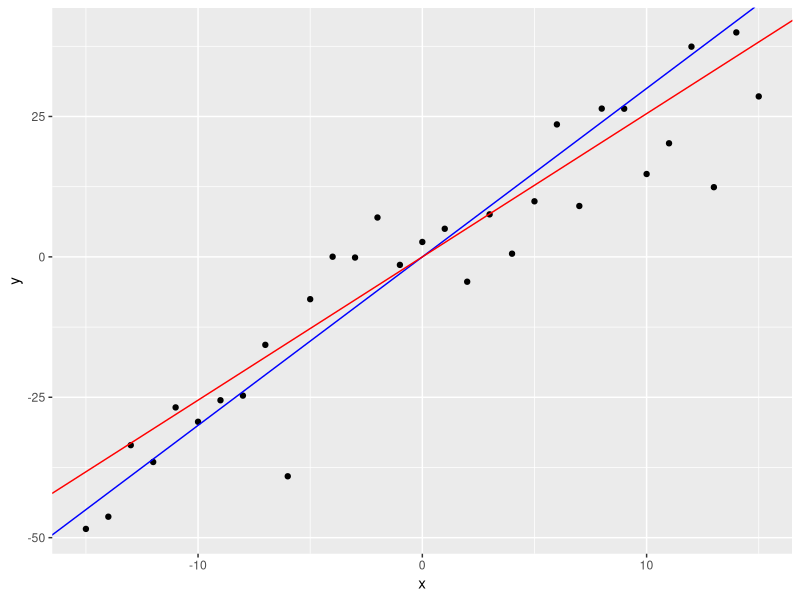
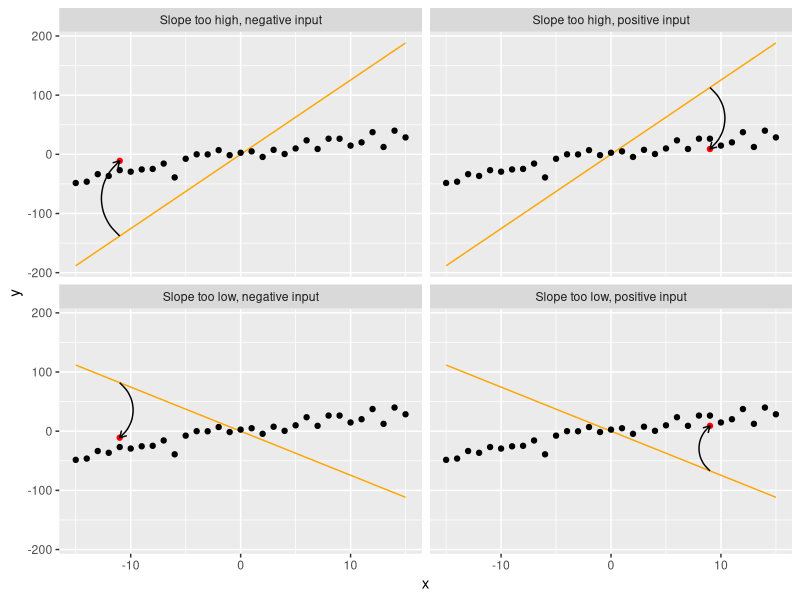
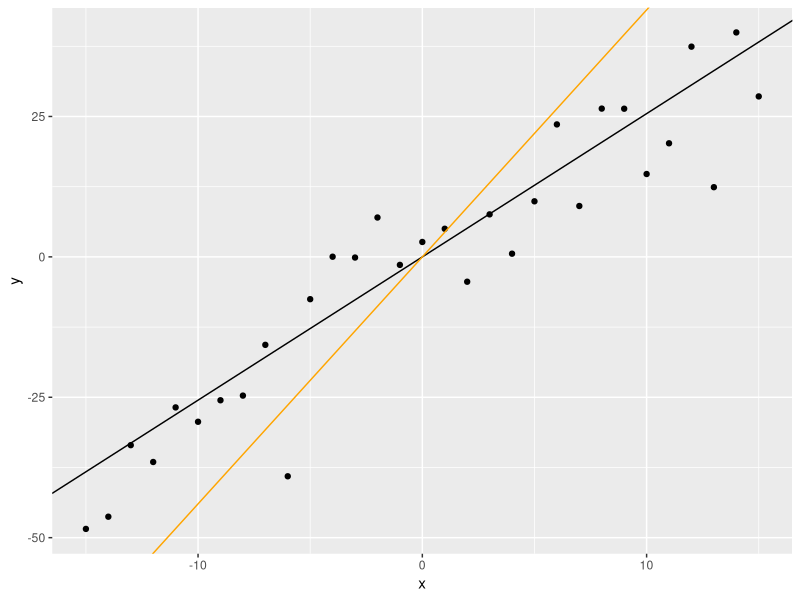

Write the R code that produced these figures, in order.
## ---- chunk 1
#| warning: false
#| message: false
library(tidyverse)

set.seed(128230565)
x_range <- c(-15, 15)
slope <- 3
slope_df <- 
  tibble(x = x_range[1]:x_range[2]) %>%
  mutate(y = rnorm(n(), mean = x * slope, sd = 10))
## ---- chunk 2
#| echo: false
sample_slope <- coef(lm(y ~ x - 1, slope_df))[1]

ggplot(slope_df, aes(x = x, y = y)) +
  geom_point() +
  geom_abline(slope = slope, color = "blue", intercept = 0) +
  geom_abline(slope = sample_slope, color = "red", intercept = 0)
## ---- chunk 3
condition <- c("Slope too high, positive input", "Slope too low, positive input",
               "Slope too high, negative input", "Slope too low, negative input")

example_slope <- tibble(Slope = sample_slope + 10 * c(1, -1, 1, -1),
                        Condition = condition) 
example_slope_lines <-
  example_slope %>%
  group_by(Condition) %>%
  summarise(x = x_range,
            y = Slope[1] * x,
            .groups = "drop")

example_point <-
  tibble(Condition = condition,
         Curvature = 0.5 * c(-1, 1, -1, -1),
         x = slope_df[['x']][c(25, 25, 5, 5)],
         y = slope_df[['x']][c(25, 25, 5, 5)]) %>%
  mutate(ypred = x * example_slope[['Slope']])



ggplot(data = example_slope_lines, aes(x = x, y = y)) +
  geom_line(color = "orange") +
  geom_point(data = slope_df, aes(x = x, y = y)) +
  geom_point(data = example_point, color = "red") +
  geom_curve(data = example_point, aes(x = x, y = ypred, xend = x, yend = y),  curvature = -0.5, arrow = arrow(length = unit(0.03, "npc"))) +
  facet_wrap(.~Condition, ncol = 2)
## ---- chunk 4
# generate a random initial guess about the mean
set.seed(87391724)
current_guess_at_slope <- rnorm(1, sd = 10)
## ---- chunk 5
#| echo: false

ggplot(slope_df, aes(x = x, y = y)) +
  geom_point() +
  geom_abline(slope = sample_slope, color = "black", intercept = 0) +
  geom_abline(slope = current_guess_at_slope, color = "orange", intercept = 0)
